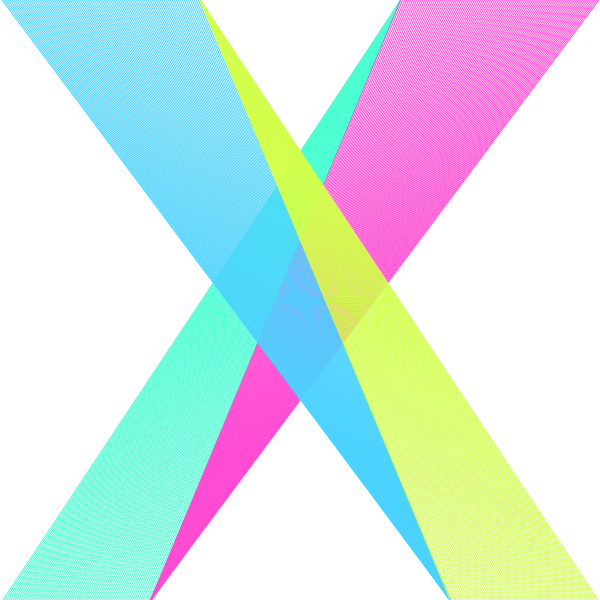
Frame 1 (no input)
Frame 60 (the mouse pressed at the canvas centre just before this capture): identical to frame 1, image omitted
Frame 120 (the mouse held since frame 60 and released just before this capture): identical to frame 1, image omitted

The Processing sketch that drew this single still picture (run headless with seeded random() and noise(); from frame 60 on, the mouse is pressed at the canvas centre):

// Processing sketch: processing_129137
// ── processing_129137.pde

int a = 400;
int b = 200;
int c = 450;
int d = 150;
void setup(){
size(600,600);
background (255);
}

void draw(){
  while(d>0){
 stroke(75,255,210);
line(400,0,d,600);
d=d-2;
}
while(a<600){
  stroke(255,75,210);
line(150,600,a,0);
a = a +2;
}
while(b>0){
 stroke(75,210,255);
line(450,600,b,0);
b = b-2;
}
while(c<600){
stroke(210,255,75);
line(200,0,c,600);
c = c +2;
}
}
